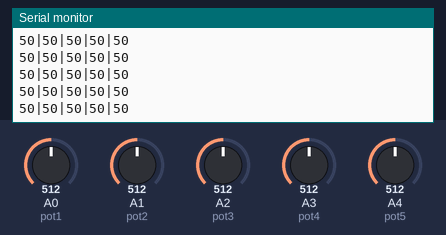
The sketch below on a simulated Arduino Uno, built with avr-gcc and run on an emulated ATmega328P. Shown: the last lines printed to the serial monitor. Inputs (shaded band) come from the test bench; at power-on: A0 (pot1) = 512, A2 (pot3) = 512, A1 (pot2) = 512, A3 (pot4) = 512, A4 (pot5) = 512.

Above: at 1.2 s.
1.3 s: A0 (pot1) set to 114
At 1.8 s:
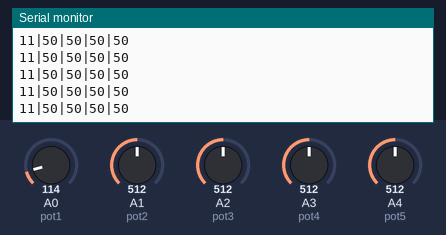
4.3 s: A0 (pot1) set to 92
At 5.3 s:
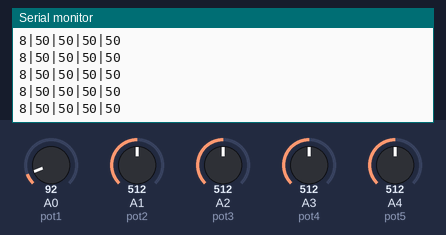
8.8 s: A2 (pot3) set to 109
At 9.7 s:
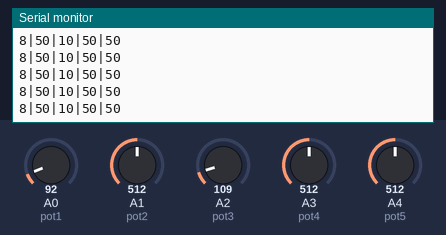
10.3 s: A2 (pot3) set to 96
At 11.1 s:
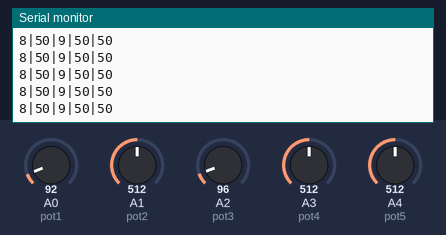
Timing chart, 0 to 13.3 s (numbered marks = the images above; inputs shaded):
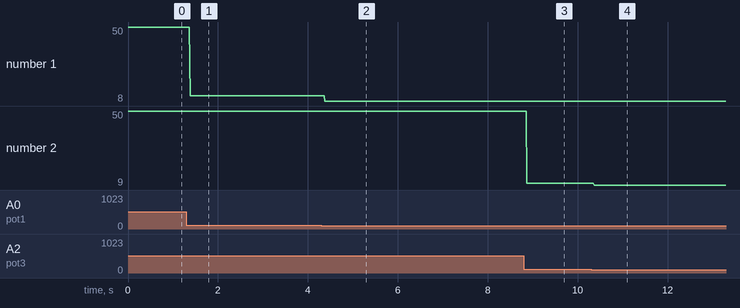

Measured:
- after the input at 1.3 s, the serial monitor: prints a new line after 0.08 s (image 1)
- after the input at 4.3 s, the serial monitor: prints a new line after 0.08 s (image 2)
- after the input at 8.8 s, the serial monitor: prints a new line after 0.07 s (image 3)
- after the input at 10.3 s, the serial monitor: prints a new line after 0.07 s (image 4)
- plotted number 1: 50 → 11 after the input at 1.3 s, 11 → 8 after the input at 4.3 s
- plotted number 2: 50 → 10 after the input at 8.8 s, 10 → 9 after the input at 10.3 s

The sketch:

liukut.ino
```cpp
const int pot1 = A0;
const int pot2 = A1;
const int pot3 = A2;
const int pot4 = A3;
const int pot5 = A4;

void setup() {
  Serial.begin(9600);
}

void loop() {
  int arvo1=analogRead(pot1);
  arvo1=map(arvo1,0,1023,0,100);
  int arvo2=analogRead(pot2);
  arvo2=map(arvo2,0,1023,0,100);
  int arvo3=analogRead(pot3);
  arvo3=map(arvo3,0,1023,0,100);
  int arvo4=analogRead(pot4);
  arvo4=map(arvo4,0,1023,0,100);
  int arvo5=analogRead(pot5);
  arvo5=map(arvo5,0,1023,0,100);
  Serial.print(arvo1);Serial.print("|");Serial.print(arvo2);Serial.print("|");Serial.print(arvo3);Serial.print("|");Serial.print(arvo4);Serial.print("|");Serial.println(arvo5);
}
```
